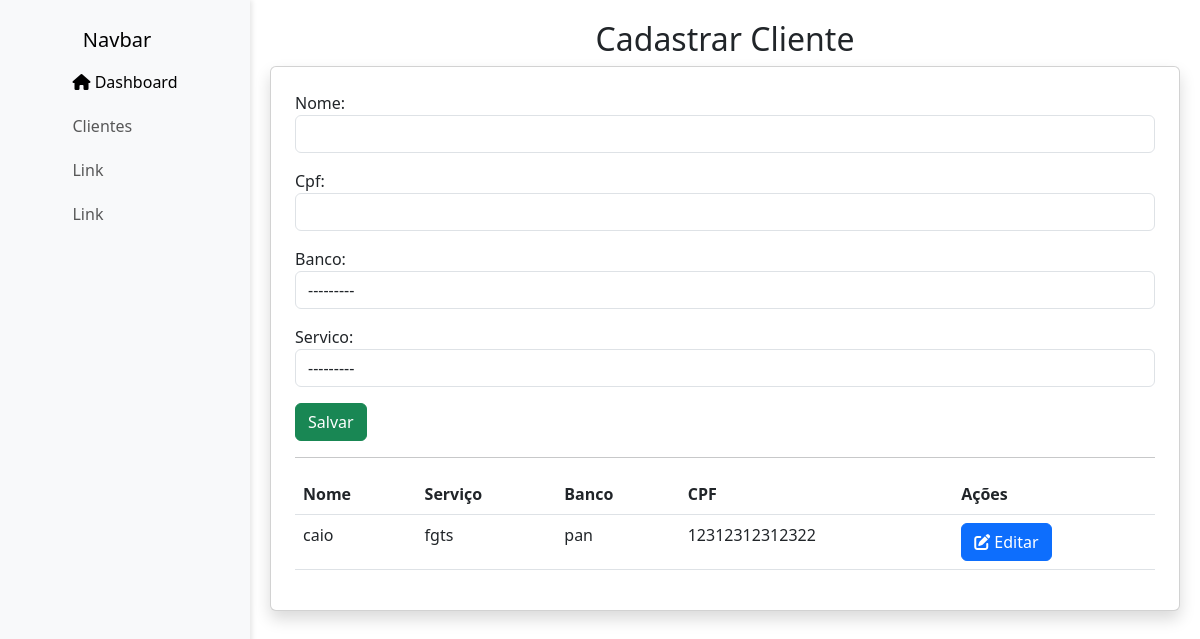
Before: /clientes/cadastrar/ with the older database file.
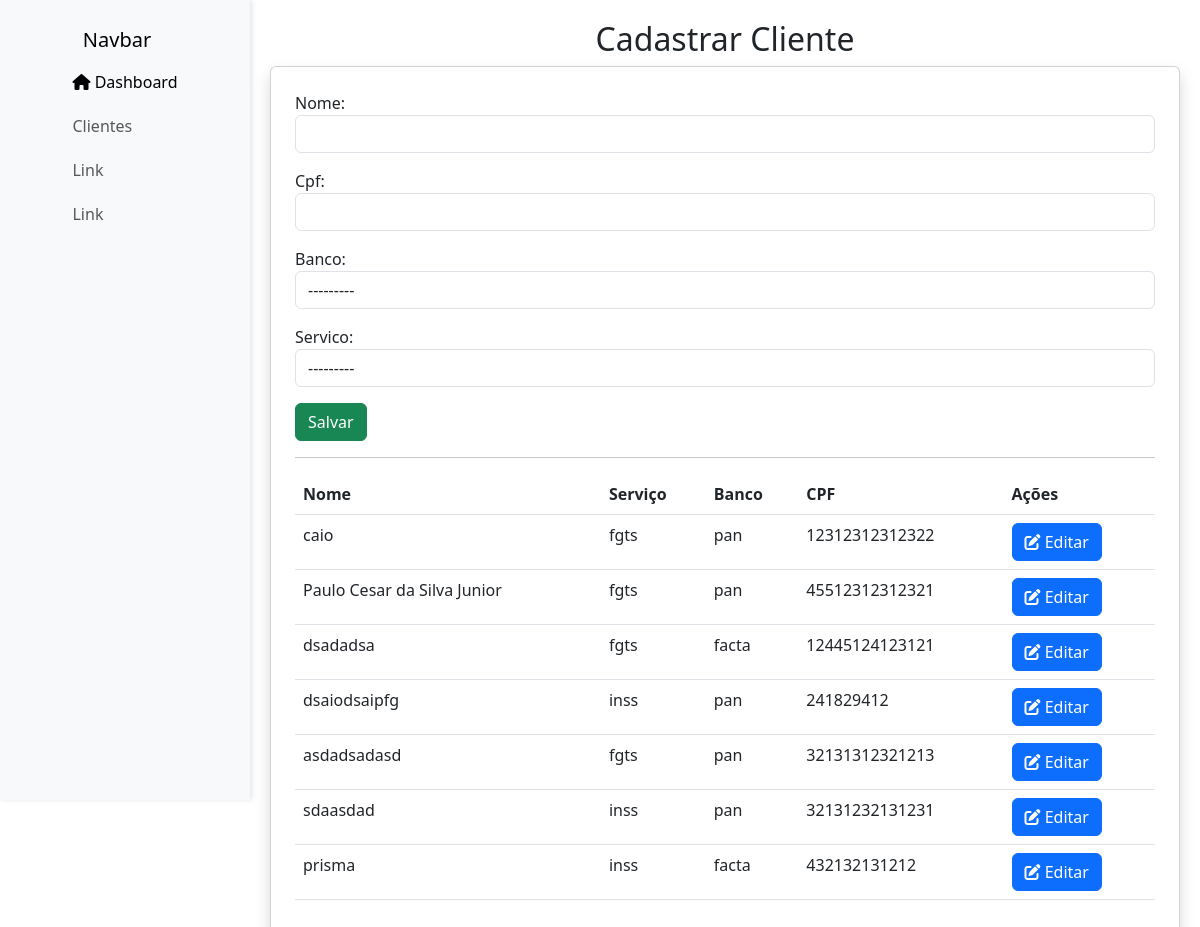
After: the same page with the newer database file.
### clientes/models.py (models this page shows, shortened)
class Cliente(models.Model):
    BANCOS_CHOICES = [
        ('pan', 'PAN'),
        ('facta', 'Facta'),
        ('safra', 'Safra'),
    ]
    SERVICO_CHOICES = [
        ('inss', 'INSS'),
        ('fgts', 'FGTS'),
    ]
    nome = models.CharField(max_length=255)
    cpf = models.CharField(max_length=14, unique=True)
    telefone = models.CharField(max_length=15)
    banco = models.CharField(max_length=10, choices=BANCOS_CHOICES)
    servico = models.CharField(max_length=10, choices= SERVICO_CHOICES)

### clientes/views.py (the view)
# urls.py: path('cadastrar/', cadastrar_cliente, name='cadastrar_cliente')
def cadastrar_cliente(request):
    form = ClienteForm()
    if request.method == 'POST':
        form = ClienteForm(request.POST)
        if form.is_valid():
            form.save()
            return redirect('cadastrar_cliente')
    clientes = Cliente.objects.all()
    return render(request, 'cadastrar_cliente.html', {'form': form, 'clientes': clientes})

### clientes/forms.py
class ClienteForm(forms.ModelForm):
    class Meta:
        model = Cliente
        fields = ['nome', 'cpf', 'banco', 'servico']
    def __init__(self, *args, **kwargs):
        super().__init__(*args, **kwargs)
        for field in self.fields.values():
            field.widget.attrs.update({'class':'form-control'})

### clientes/templates/cadastrar_cliente.html (shortened to what this page needs)
{% extends 'base.html' %}
{% block content %}
    <h2 class="text-center">Cadastrar Cliente</h2>
    <div class="card shadow p-4">
        <form method="POST">
            <div class="mb-3">
                {{ form.nome.label_tag }}
                {{ form.nome }}
            </div>
            <div class="mb-3">
                {{ form.cpf.label_tag }}
                {{ form.cpf }}
            </div>
            <div class="mb-3">
                {{ form.banco.label_tag }}
                {{ form.banco }}
            </div>
            <div class="mb-3">
                {{ form.servico.label_tag }}
                {{ form.servico }}
            </div>
            <button type="submit" class="btn btn-success">Salvar</button>
        </form>
        <hr>
        <table class="table">
            <thead>
                <tr>
                    <th scope="col">Nome</th>
                    <th scope="col">Serviço</th>
                    <th scope="col">Banco</th>
                    <th scope="col">CPF</th>
                    <th scope="col">Ações</th>
                </tr>
            </thead>
            <tbody>
                {% for cliente in clientes %}
                <tr>
                    <td>{{ cliente.nome }}</td>
                    <td>{{ cliente.servico }}</td>
                    <td>{{ cliente.banco }}</td>
                    <td>{{ cliente.cpf }}</td>
                    <td>
                        <a class="btn btn-primary"><i class="fas fa-edit"></i> Editar</a>
                    </td>
                </tr>
                {% endfor %}
            </tbody>
        </table>
    </div>
{% endblock %}

Changed rows visible on the page:
added Cliente: nome "Paulo Cesar da Silva Junior", servico "fgts", banco "pan", cpf "45512312312321"
added Cliente: nome "dsadadsa", servico "fgts", banco "facta", cpf "12445124123121"
added Cliente: nome "dsaiodsaipfg", servico "inss", banco "pan", cpf "241829412"
added Cliente: nome "asdadsadasd", servico "fgts", banco "pan", cpf "32131312321213"
added Cliente: nome "sdaasdad", servico "inss", banco "pan", cpf "32131232131231"
added Cliente: nome "prisma", servico "inss", banco "facta", cpf "432132131212"
